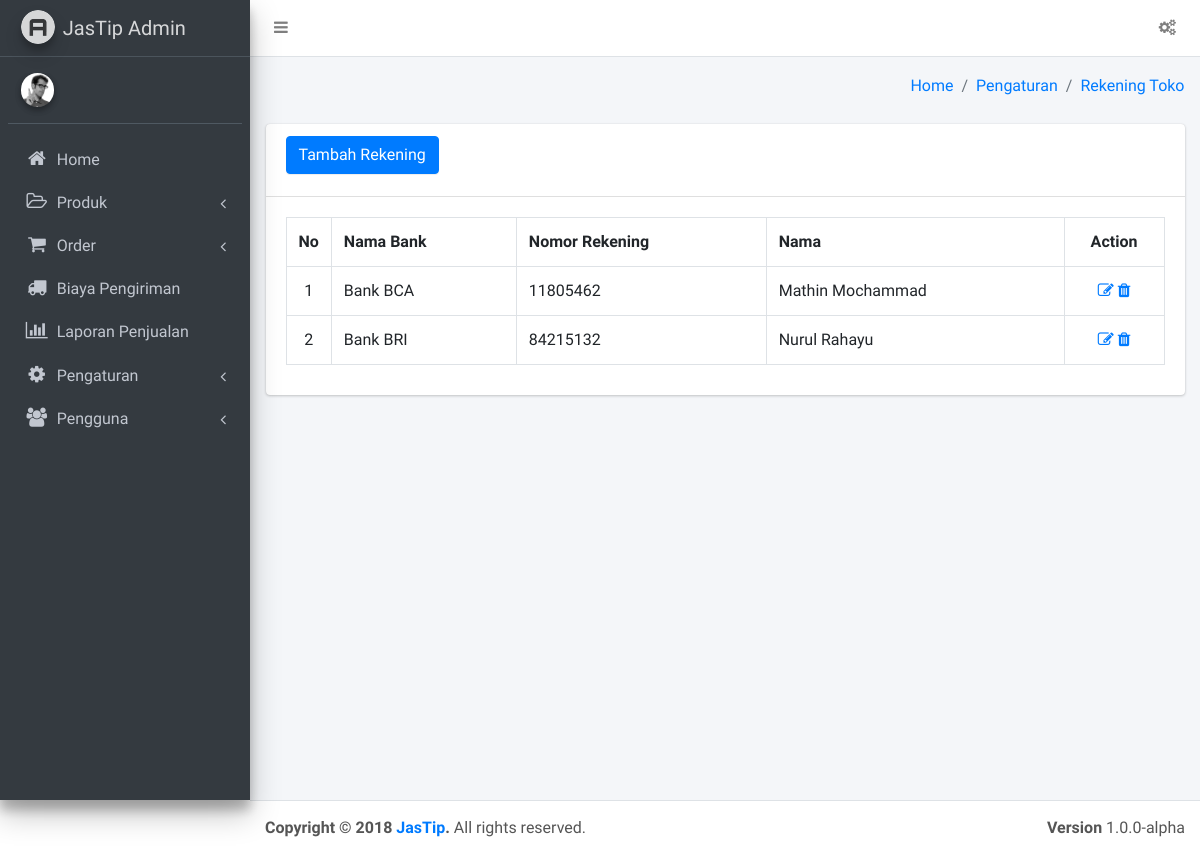
/index.php/administrator/rekening, run on the app's committed database.
### tables this page shows
CREATE TABLE IF NOT EXISTS `rekening_bank` (
  `id_rekening` int(11) NOT NULL AUTO_INCREMENT,
  `nama_bank` varchar(255) NOT NULL,
  `cabang` varchar(255) NOT NULL,
  `atas_nama` varchar(255) NOT NULL,
  `no_rekening` varchar(255) NOT NULL,
  PRIMARY KEY (`id_rekening`)
);

### application/libraries/Template.php (called while the page is built)
<?php if ( ! defined('BASEPATH')) exit('No direct script access allowed');
class Template {
		var $template_data = array();
		function set($name, $value)
		{
			$this->template_data[$name] = $value;
		}
		function load($template = '', $view = '' , $view_data = array(), $return = FALSE)
		{
			$this->CI =& get_instance();
			$this->set('contents', $this->CI->load->view($view, $view_data, TRUE));
			return $this->CI->load->view($template, $this->template_data, $return);
		}
}

### application/controllers/Administrator.php (called while the page is built, shortened)
<?php
class Administrator extends CI_Controller {
	public function rekening()
	{
		$data = array(
			'title' 	=> 'Pengaturan Slider',
			'rekening'	=> $this->rekening->get_all()
		);
		$this->template->load('back', 'admin/rekening/view', $data);
	}
}
?>

### index.php (called while the page is built, shortened)
<?php
require_once BASEPATH.'core/CodeIgniter.php';

### application/models/Rekening_model.php (called while the page is built, shortened)
<?php
class Rekening_model extends CI_Model {
	public function get_all()
	{
		return $this->db->get('rekening_bank')->result();
	}
}

### application/views/admin/rekening/view.php (the view, shortened to what this page needs)
<div class="content-wrapper">
  <section class="content-header">
    <div class="container-fluid">
      <div class="row mb-2">
        <div class="col-sm-6">
        </div>
        <div class="col-sm-6">
          <ol class="breadcrumb float-sm-right">
            <li class="breadcrumb-item"><a href="#">Home</a></li>
            <li class="breadcrumb-item"><a href="#">Pengaturan</a></li>
            <li class="breadcrumb-item"><a href="#">Rekening Toko</a></li>
          </ol>
        </div>
      </div>
    </div>
  </section>
  <section class="content">
    <div class="container-fluid">
      <div class="row">
        <div class="col-md-12">
          <div class="card card-default">
            <div class="card-header">
              <div class="row" style="margin-bottom: 10px">
                <div class="col-md-4">
                  <?php echo anchor(site_url('administrator/tambah_rekening'),'Tambah Rekening', 'class="btn btn-primary"'); ?>
                </div>
                <div class="col-md-4 text-center">
                </div>
                <div class="col-md-1 text-right">
                </div>
                <div class="col-md-3 text-right">
                </div>
              </div>
            </div>
            <div class="card-body">
              <table class="table table-bordered" style="margin-bottom: 10px">
                <tr>
                  <th style="text-align:center">No</th>
                  <th>Nama Bank</th>
                  <th>Nomor Rekening</th>
                  <th>Nama</th>
                  <th style="text-align:center">Action</th>
                  </tr>
                  <?php $start = 0 ?>
                  <?php if (!empty($rekening)): ?>
                    <?php foreach ($rekening as $row): ?>
                      <tr>
                        <td width="10px" style="text-align:center"><?php echo ++$start ?></td>
                        <td><?php echo $row->nama_bank ?></td>
                        <td><?php echo $row->no_rekening ?></td>
                        <td><?php echo $row->atas_nama ?></td>
                        <td style="text-align:center" width="100px">
                          <?php
                          echo anchor(site_url('administrator/edit_rekening/'.$row->id_rekening),'<i class="fa fa-edit"></i>');
                          ?>
                          <a href="#" onclick="delete_rekening(<?php echo $row->id_rekening ?>)"><i class="fa fa-trash"></i></a>
                        </td>
                      </tr>
                    <?php endforeach ?>
                  <?php endif ?>
                </table>
              </div>
            </div>
          </div>
        </div>
      </section>
    </div>

### data on the page
rekening_bank: nama_bank "Bank BCA", no_rekening "11805462", atas_nama "Mathin Mochammad"
rekening_bank: nama_bank "Bank BRI", no_rekening "84215132", atas_nama "Nurul Rahayu"
